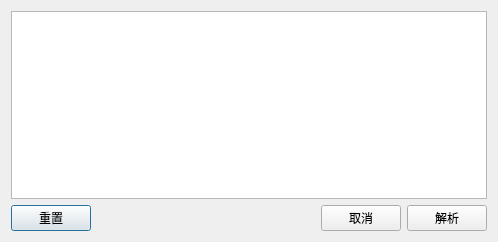
<?xml version="1.0" encoding="UTF-8"?>
<ui version="4.0">
 <class>LogLevelParserPanel</class>
 <widget class="QDialog" name="LogLevelParserPanel">
  <property name="geometry">
   <rect>
    <x>0</x>
    <y>0</y>
    <width>498</width>
    <height>242</height>
   </rect>
  </property>
  <property name="windowTitle">
   <string>日志分组解析</string>
  </property>
  <property name="modal">
   <bool>true</bool>
  </property>
  <layout class="QGridLayout" name="gridLayout">
   <item row="0" column="0">
    <widget class="QPlainTextEdit" name="plainTextEdit">
     <property name="placeholderText">
      <string/>
     </property>
    </widget>
   </item>
   <item row="1" column="0">
    <layout class="QHBoxLayout" name="horizontalLayout">
     <item>
      <widget class="QPushButton" name="pushButton_reset">
       <property name="text">
        <string>重置</string>
       </property>
      </widget>
     </item>
     <item>
      <spacer name="horizontalSpacer">
       <property name="orientation">
        <enum>Qt::Horizontal</enum>
       </property>
       <property name="sizeHint" stdset="0">
        <size>
         <width>40</width>
         <height>20</height>
        </size>
       </property>
      </spacer>
     </item>
     <item>
      <widget class="QPushButton" name="pushButton_cancel">
       <property name="text">
        <string>取消</string>
       </property>
      </widget>
     </item>
     <item>
      <widget class="QPushButton" name="pushButton_apply">
       <property name="text">
        <string>解析</string>
       </property>
      </widget>
     </item>
    </layout>
   </item>
  </layout>
 </widget>
 <resources/>
 <connections/>
</ui>
